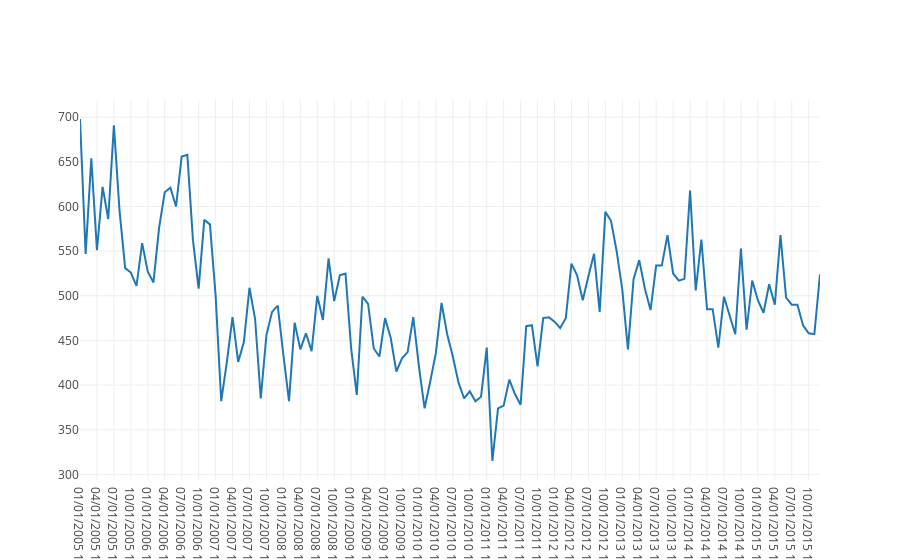

Notebook code cell kept with this figure:
### Markdown cell above
# 1. Line charts

### Code cell
df1 = df[df['Category']=='BURGLARY']
df1 = df1.sort_values(by = ['Year','Month'],ascending=[True, True])

data1 = [go.Scatter(
          x=df1.Date,
          y=df1.IncidntNum)]


#plotly.offline.plot(data1, filename='line plot')
iplot(data1)

### Figure 1 — Plotly figure (JSON) as saved in the notebook; plotly's stock layout.template omitted (floating-point values rounded to 4 significant figures; data arrays with more than 128 entries replaced by an {"elided": "..."} marker saying what was removed)
{"data": [{"type": "scatter", "x": {"elided": "132 str values"}, "y": {"elided": "132 int values"}}], "layout": {}}
